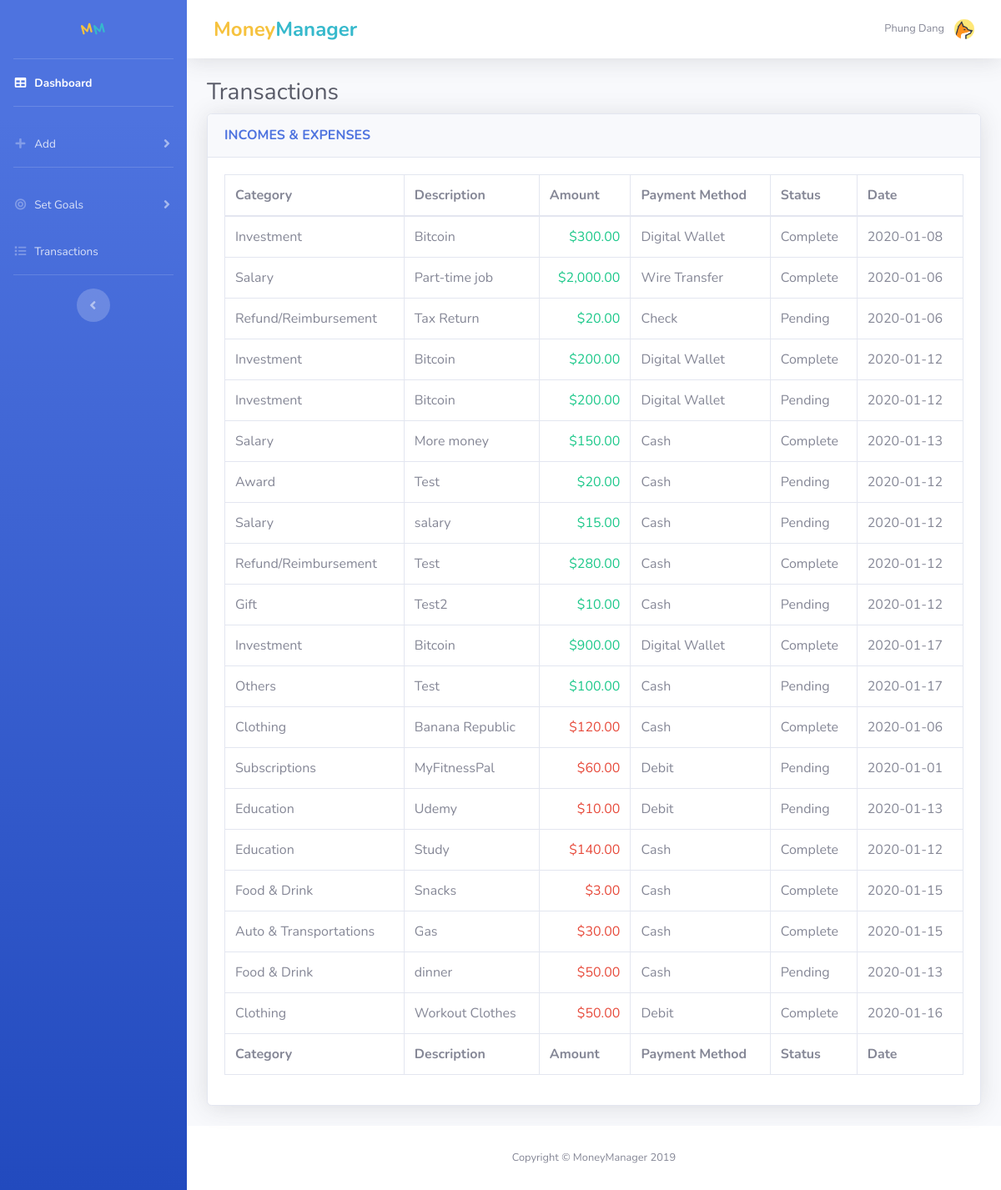
Screenshot of /transactions (signed in) with the database file from the repository.
### tables this page shows
CREATE TABLE 'user' ('user_id' integer PRIMARY KEY AUTOINCREMENT NOT NULL, 'firstName' varchar(25) NOT NULL, 'lastName' varchar(25) NOT NULL, 'email' varchar(120) NOT NULL, 'image_file' varchar(20) NOT NULL DEFAULT 'default.jpg','hashed_pw' text NOT NULL);

CREATE TABLE 'incomes' ('transaction_id' integer PRIMARY KEY AUTOINCREMENT NOT NULL, 'user_id' integer NOT NULL, 'amount' numeric NOT NULL DEFAULT 0.00 , 'category' varchar(25) NOT NULL, 'description' text NOT NULL, 'payment_method' varchar(15), 'status' boolean,'post_date' date NOT NULL DEFAULT CURRENT_DATE);

### application.py (the view)
@app.route("/transactions")
@login_required
def get_transactions():
    current_user_id = int(session.get("user_id"))
    user = db.execute("SELECT * FROM user WHERE user_id = :user_id",
                        user_id=current_user_id)
    image_file = url_for('static', filename='img/' + user[0]["image_file"])
    form_adex = AddExpenseForm()
    form_adin = AddIncomeForm()
    form_ingo = SetIncomeGoalsForm()
    form_bud = PlanBudgetsForm()
    form_made = ManageDebtForm()
    """Show history of all transactions"""
    transactions = db.execute("SELECT * FROM incomes WHERE user_id = :user_id UNION ALL SELECT * FROM expenses WHERE user_id = :user_id",
                                user_id=current_user_id)
    all_debts = db.execute("SELECT debt_id, (category || ' (' || description || ')') AS choice_description FROM debts WHERE user_id = :user_id",
                            user_id=current_user_id)
    form_adde = AddDebtPaymentForm()
    form_adde.debt.choices = [(i['debt_id'], i['choice_description']) for i in all_debts]
    return render_template("transactions.html", user=user, form_adex=form_adex, form_adin=form_adin, form_made=form_made,
                            transactions=transactions, image_file=image_file, form_ingo=form_ingo, form_bud=form_bud, form_adde=form_adde)

### application.py (called while the page is built)
@app.after_request
def after_request(response):
    response.headers["Cache-Control"] = "no-cache, no-store, must-revalidate"
    response.headers["Expires"] = 0
    response.headers["Pragma"] = "no-cache"
    return response

### helpers.py (called while the page is built)
def login_required(f):
    @wraps(f)
    def decorated_function(*args, **kwargs):
        if session.get("user_id") is None:
            return redirect("/login")
        return f(*args, **kwargs)
    return decorated_function

def usd(value):
    return f"${value:,.2f}"

### templates/transactions.html (shortened to what this page needs)
{% extends "layout.html" %}
{% block main %}
<h1 class="h3 mb-2 text-gray-800">Transactions</h1>
<div class="card shadow mb-4">
  <div class="card-header py-3">
    <h6 class="m-0 font-weight-bold text-primary">INCOMES & EXPENSES</h6>
  </div>
  <div class="card-body">
    <div class="table-responsive">
      <table class="table table-bordered" id="dataTable" width="100%" cellspacing="0">
        <thead>
          <tr>
            <th>Category</th>
            <th>Description</th>
            <th>Amount</th>
            <th>Payment Method</th>
            <th>Status</th>
            <th>Date</th>
          </tr>
        </thead>
        <tfoot>
          <tr>
            <th>Category</th>
            <th>Description</th>
            <th>Amount</th>
            <th>Payment Method</th>
            <th>Status</th>
            <th>Date</th>
          </tr>
        </tfoot>
        <tbody>
          {% for transaction in transactions %}
            <tr>
              {% if transaction.amount > 0 %}
                <td>{{ transaction.category }}</td>
                <td>{{ transaction.description }}</td>
                <td class="text-success" style="text-align: right">{{ transaction.amount|usd }}</td>
                <td>{{ transaction.payment_method }}</td>
                {% if transaction.status == 1 %}
                <td>Complete</td>
                {% else %}
                <td>Pending</td>
                {% endif %}
                <td>{{ transaction.post_date }}</td>
              {% else %}
                <td>{{ transaction.category }}</td>
                <td>{{ transaction.description }}</td>
                <td class="text-danger" style="text-align: right">{{ -transaction.amount|usd }}</td>
                <td>{{ transaction.payment_method }}</td>
                {% if transaction.status == 1 %}
                <td>Complete</td>
                {% else %}
                <td>Pending</td>
                {% endif %}
                <td>{{ transaction.post_date }}</td>
              {% endif %}
            </tr>
          {% endfor %}
        </tbody>
      </table>
    </div>
  </div>
</div>
{% endblock %}

### templates/layout.html (shortened to what this page needs)
<!DOCTYPE html>
<html lang="en">
<head>
  <link href="/static/vendor/fontawesome-free/css/all.min.css" rel="stylesheet" type="text/css">
  <link href="/static/css/sb-admin-2.min.css" rel="stylesheet">
  <link href="/static/vendor/datatables/dataTables.bootstrap4.min.css" rel="stylesheet">
</head>
<body id="page-top">
  <div id="wrapper">
    <ul class="navbar-nav bg-gradient-primary sidebar sidebar-dark accordion" id="accordionSidebar">
      <a class="sidebar-brand d-flex align-items-center justify-content-center" href="index.html">
        <div class="sidebar-brand-icon rotate-n-15 text-warning">
          M
        </div>
        <div class="sidebar-brand-icon rotate-n-15 text-info">
          M
        </div>
      </a>
      <hr class="sidebar-divider my-0">
      <li class="nav-item active">
        <a class="nav-link" href="/">
          <i class="fas fa-fw fa-table"></i>
          <span>Dashboard</span></a>
      </li>
      <hr class="sidebar-divider">
      <li class="nav-item">
        <a class="nav-link collapsed" href="#" data-toggle="collapse" data-target="#collapseAdd" aria-expanded="true" aria-controls="collapseUtilities">
          <i class="fas fa-fw fa-plus"></i>
          <span>Add</span>
        </a>
      </li>
      <hr class="sidebar-divider">
      <li class="nav-item">
        <a class="nav-link collapsed" href="#" data-toggle="collapse" data-target="#collapseSetGoals" aria-expanded="true" aria-controls="collapsePages">
          <i class="fas fa-fw fa-bullseye"></i>
          <span>Set Goals</span>
        </a>
      </li>
      <li class="nav-item">
        <a class="nav-link" href="/transactions">
          <i class="fas fa-fw fa-list"></i>
          <span>Transactions</span></a>
      </li>
      <hr class="sidebar-divider d-none d-md-block">
      <div class="text-center d-none d-md-inline">
        <button class="rounded-circle border-0" id="sidebarToggle"></button>
      </div>
    </ul>
    <div id="content-wrapper" class="d-flex flex-column">
      <div id="content">
        <nav class="navbar navbar-expand navbar-light bg-white topbar mb-4 static-top shadow">
          <h4 class="m-0 font-weight-bold text-warning ml-3">Money</h6><h4 class="m-0 font-weight-bold text-info">Manager</h6>
          {% if session.user_id %}
          <ul class="navbar-nav ml-auto">
            <li class="nav-item dropdown no-arrow">
              <a class="nav-link dropdown-toggle" href="#" id="userDropdown" role="button" data-toggle="dropdown" aria-haspopup="true" aria-expanded="false">
                <span class="mr-2 d-none d-lg-inline text-gray-600 small">{{ user[0]["firstName"] }} {{ user[0]["lastName"] }}</span>
                <img class="img-profile rounded-circle" src="{{ image_file }}">
              </a>
            </li>
          </ul>
          {% endif %}
        </nav>
        <div class="container-fluid">
            {% block main %}{% endblock %}
        </div>
      <footer class="sticky-footer bg-white">
        <div class="container my-auto">
          <div class="copyright text-center my-auto">
            <span>Copyright &copy; MoneyManager 2019</span>
          </div>
        </div>
      </footer>
    </div>
  </div>
</body>
</html>

### rows the page displays
user: firstName "Phung", lastName "Dang"
incomes: status "Complete"
incomes: status "Complete"
incomes: status "Pending"
incomes: status "Complete"
incomes: status "Pending"
incomes: status "Complete"
incomes: status "Pending"
incomes: status "Pending"
incomes: status "Complete"
incomes: status "Pending"
incomes: status "Complete"
incomes: status "Pending"

### other values shown
{{ transaction.category }} "Clothing" "Subscriptions" "Education" "Education" "Food & Drink" "Auto & Transportations" "Food & Drink" "Clothing"
{{ transaction.description }} "Banana Republic" "MyFitnessPal" "Udemy" "Study" "Snacks" "Gas" "dinner" "Workout Clothes"
{{ transaction.amount|usd }} "$120.00" "$60.00" "$10.00" "$140.00" "$3.00" "$30.00" "$50.00" "$50.00"
{{ transaction.payment_method }} "Cash" "Debit" "Debit" "Cash" "Cash" "Cash" "Cash" "Debit"
{{ transaction.post_date }} "2020-01-06" "2020-01-01" "2020-01-13" "2020-01-12" "2020-01-15" "2020-01-15" "2020-01-13" "2020-01-16"
